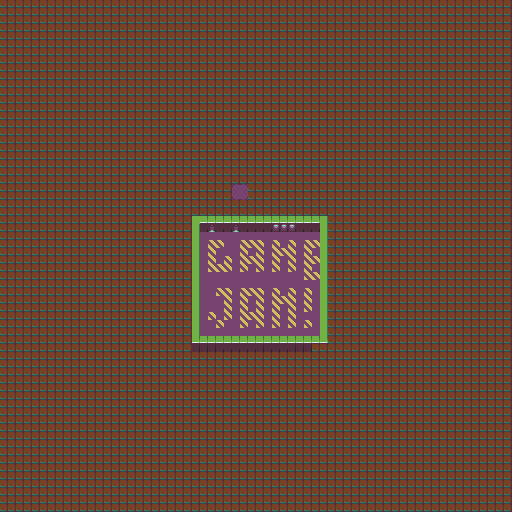

The image is a tile-based game level rendered from a .tmx file. Its description and source (layers, tilesets, objects; grid data summarised) follow:
An orthogonal 64x64 tile map with 8x8 px tiles, 1 tile layer (Tile Layer 1).

<map version="1.5" tiledversion="1.5.0" orientation="orthogonal" renderorder="right-down" width="64" height="64" tilewidth="8" tileheight="8" infinite="0" nextlayerid="2" nextobjectid="1">
 <tileset firstgid="1" source="tiles.tsx" />
 <layer id="1" name="Tile Layer 1" width="64" height="64">
  <data>[4096 cells, 4096 non-empty, 11 distinct tile ids]</data>
 </layer>
</map>